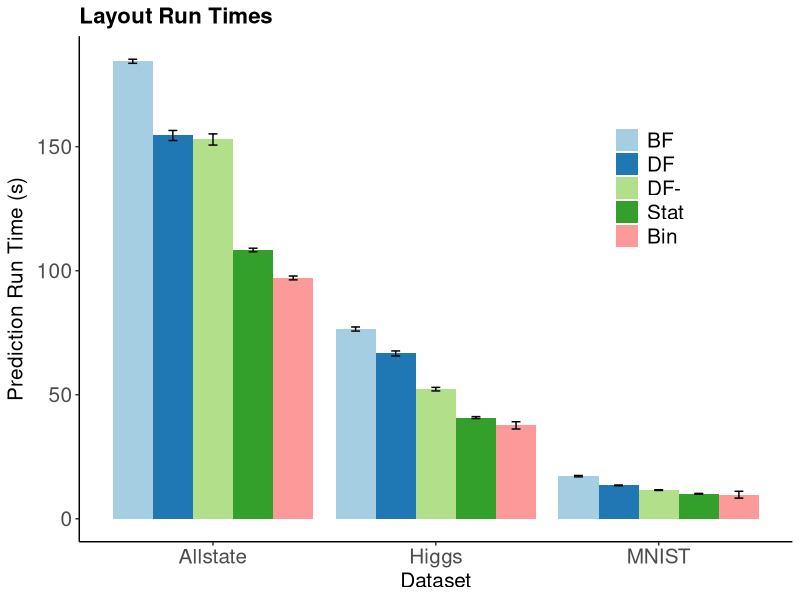

Write R code to recreate this figure.
# ---
# title: "Test speed-up and scale-up of R-Rerf against xg and ranger"
# author: "James Browne"
# date: "Oct 10 2017"
# output: html_document
# ---
library(ggplot2)
library(plyr)

data_summary <- function(data, varname, groupnames){
      require(plyr)
  summary_func <- function(x, col){
          c(mean = mean(x[[col]], na.rm=TRUE),
                  sd = sd(x[[col]], na.rm=TRUE))
    }
    data_sum<-ddply(data, groupnames, .fun=summary_func,
                                      varname)
    data_sum <- rename(data_sum, c("mean" = varname))
     return(data_sum)
}

intertwinedDepth <- 4

mydataMnist <- read.csv(file="figure5mnist.csv", header=FALSE)
mydataMnist$V4 <- mydataMnist$V4/1000000
mydataMnist$V2 <- "measured"
mydataMnist <- data_summary(mydataMnist,varname="V4",groupnames=c("V1", "V2", "V3"))
mydataMnist$V2 <- as.character(mydataMnist$V2)
mydataMnist$V1 <- as.character(mydataMnist$V1)
mydataMnist$V1 <- "MNIST"

#################
### set this based on the experiment
#################
bias <- .00295
avgLoad0 <- 1
avgLoad1 <- 1.5
avgLoad2 <- 1.5
avgLoad4 <- 1*(.5-bias)+2*(.5+bias)
avgLoad6b <- avgLoad4
avgLoad6t <- 32/18
avgDepth <- 18.32
timePerLoad <- mydataMnist$V4[1]/(avgDepth/avgLoad0)
timePerLoadPage <- mydataMnist$V4[1]/((avgDepth-8)/avgLoad0)

mydataMnist$V2 <- as.factor(mydataMnist$V2)
mydataMnist$V1 <- as.factor(mydataMnist$V1)
mydataMnist$V3 <- as.factor(mydataMnist$V3)

mydataMnist$sd <- as.numeric(mydataMnist$sd)
mydataMnist$V4 <- as.numeric(mydataMnist$V4)


mydataAllstate <- read.csv(file="figure5allstate.csv", header=FALSE)
mydataAllstate$V4 <- mydataAllstate$V4/1000000
mydataAllstate$V2 <- "measured"
mydataAllstate <- data_summary(mydataAllstate, varname="V4",groupnames=c("V1", "V2", "V3"))
mydataAllstate$V2 <- as.character(mydataAllstate$V2)
mydataAllstate$V1 <- as.character(mydataAllstate$V1)
mydataAllstate$V1 <- "Allstate"

#################
### set this based on the experiment
#################
bias <- .000195
avgLoad0 <- 1
avgLoad1 <- 1.5
avgLoad2 <- 1.5
avgLoad4 <- 1*(.5-bias)+2*(.5+bias)
avgLoad6b <- avgLoad4
avgLoad6t <- 32/18
avgDepth <- 14.6
timePerLoad <- mydataAllstate$V4[1]/(avgDepth/avgLoad0)
timePerLoadPage <- mydataAllstate$V4[1]/((avgDepth-8)/avgLoad0)

mydataAllstate$V2 <- as.factor(mydataAllstate$V2)
mydataAllstate$V1 <- as.factor(mydataAllstate$V1)
mydataAllstate$V3 <- as.factor(mydataAllstate$V3)

mydataAllstate$sd <- as.numeric(mydataAllstate$sd)
mydataAllstate$V4 <- as.numeric(mydataAllstate$V4)






mydataHiggs <- read.csv(file="figure5higgs.csv", header=FALSE)
mydataHiggs$V4 <- mydataHiggs$V4/1000000
mydataHiggs$V2 <- "measured"
mydataHiggs <- data_summary(mydataHiggs, varname="V4",groupnames=c("V1", "V2", "V3"))
mydataHiggs$V2 <- as.character(mydataHiggs$V2)
mydataHiggs$V1 <- as.character(mydataHiggs$V1)
mydataHiggs$V1 <- "Higgs"

#################
### set this based on the experiment
#################
bias <- .000775
avgLoad0 <- 1
avgLoad1 <- 1.5
avgLoad2 <- 1.5
avgLoad4 <- 1*(.5-bias)+2*(.5+bias)
avgLoad6b <- avgLoad4
avgLoad6t <- 32/18
avgDepth <- 13.28
timePerLoad <- mydataHiggs$V4[1]/(avgDepth/avgLoad0)


mydataHiggs$V2 <- as.factor(mydataHiggs$V2)
mydataHiggs$V1 <- as.factor(mydataHiggs$V1)
mydataHiggs$V3 <- as.factor(mydataHiggs$V3)

mydataHiggs$sd <- as.numeric(mydataHiggs$sd)
mydataHiggs$V4 <- as.numeric(mydataHiggs$V4)


mydata <- rbind(mydataAllstate, mydataHiggs, mydataMnist)

z <- mydata$V3 == "0" | mydata$V3 == "1" | mydata$V3 == "2"| mydata$V3 == "4"| mydata$V3 == "6"

mydata <- mydata[z,]


mydata$V3 <- revalue(mydata$V3, c("0"="BF", "1"="DF", "2"="DF-", "4"="Stat", "6"="Bin"))


leg <- theme(legend.text = element_text(size = 15), legend.title=element_blank(), plot.title = element_text(size = 16,  face="bold"), plot.subtitle = element_text(size = 12),axis.title.x = element_text(size=15), axis.text.x = element_text(size=15), axis.title.y = element_text(size=15), axis.text.y = element_text(size=15))

p <- ggplot(mydata, aes(x=V1, y=V4, fill=V3)) + 
    geom_bar(stat="identity", position=position_dodge()) +
    geom_errorbar(aes(ymin=V4-sd, ymax=V4+sd), width=.2, position=position_dodge(.9))

    p <- p + scale_fill_brewer(palette="Paired") + theme_minimal() + leg
    p <- p + scale_fill_brewer(palette="Paired") + theme_classic() + leg
    p <- p + guides(fill=guide_legend(title=" "))
    p <- p + theme(legend.position = c(.8,.7))
    p <- p + labs(title = "Layout Run Times")
    p <- p + labs(x = "Dataset", y =expression(paste("Prediction Run Time (s)")))
    #p <- p + labs(x = "Memory Layout", y =expression(paste("Mean Prediction Time per Observation (", mu, "s)")))
#p <- p + facet_grid(. ~ V1)
p <- p + theme(strip.text.x = element_text(size=15, face="bold"))

png(file="BRtoDF.png")
print(p)
dev.off()

